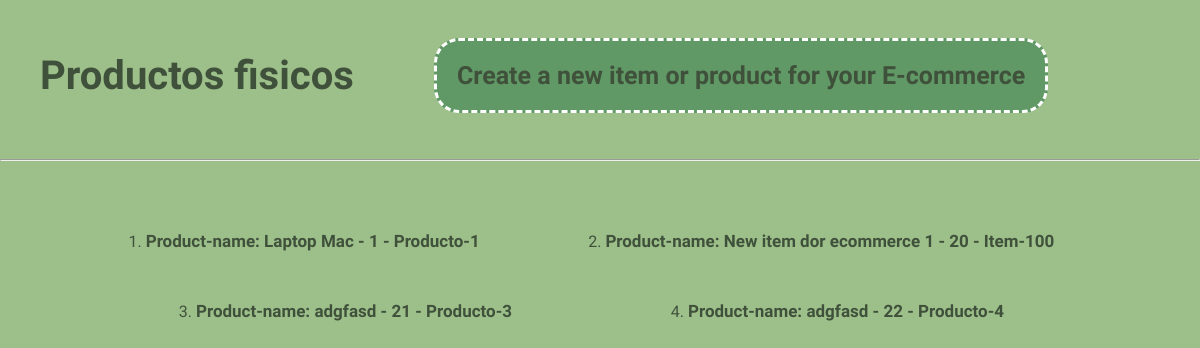
/my-products/ (signed in), run on an earlier commit of the app's database.
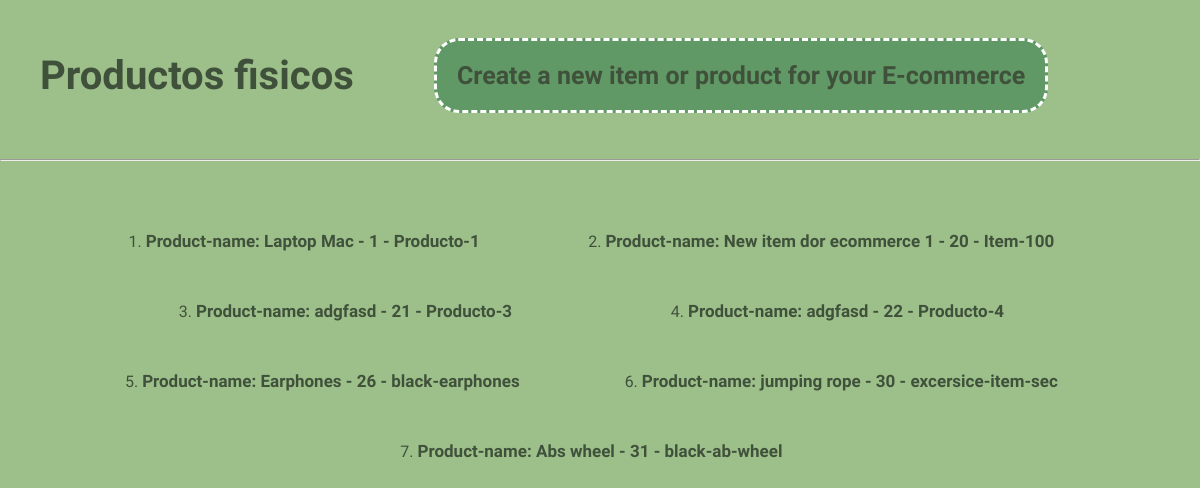
And on a later commit of the database.
### model_products/models.py (models this page shows, shortened)
class Product(models.Model):
    user = models.ForeignKey(User, blank=True, null=True, on_delete=models.SET_NULL)
    title = models.CharField(max_length=60)
    slug = models.SlugField(unique=True)
    color = ColorField(default='#FF0000')
    created = models.DateTimeField(auto_now_add=True)
    def __str__(self):
        return self.title

### model_products/views.py (the view)
# urls.py: path('my-products/',ProtectedListView.as_view()),
class ProtectedListView(LoginRequiredMixin,TemplateTitleMixin,ListView):
    model = Product
    title = 'Productos fisicos'
    template_name = 'pages/products.html'
    def get_queryset(self):
        return Product.objects.filter(user=self.request.user)

### model_products/mixins.py (called while the page is built)
    def get_context_data(self,*args,**kwargs):
        context = super().get_context_data(*args,**kwargs)
        context['title'] = self.get_title()
        print(context)
        return context

    def get_title(self):
        return self.title

### model_products/templates/pages/products.html (shortened to what this page needs)
{% load static %}
<!DOCTYPE html>
<html lang="en">
<head>
    <link rel='stylesheet' href="{% static 'dear_app/list.css' %}">
</head>
<body>
    <div>
        {% if title %}
            <h1>{{ title }}</h1>
        {% endif %}
        <a href='/creating_products/'>Create a new item or product for your E-commerce</a>
    </div>
    <hr>
    <ol>
        {% for object in object_list %}
            <li>
                <a href='/update/{{object.slug}}/'>Product-name: {{object.title}} - {{object.id}} - {{object.slug}}</a>
            </li>
        {% endfor %}
    </ol>
</body>
</html>

What changed in the data, as far as the page shows it:
added Product: title "Earphones", id "26", slug "black-earphones"
added Product: title "jumping rope", id "30", slug "excersice-item-sec"
added Product: title "Abs wheel", id "31", slug "black-ab-wheel"
